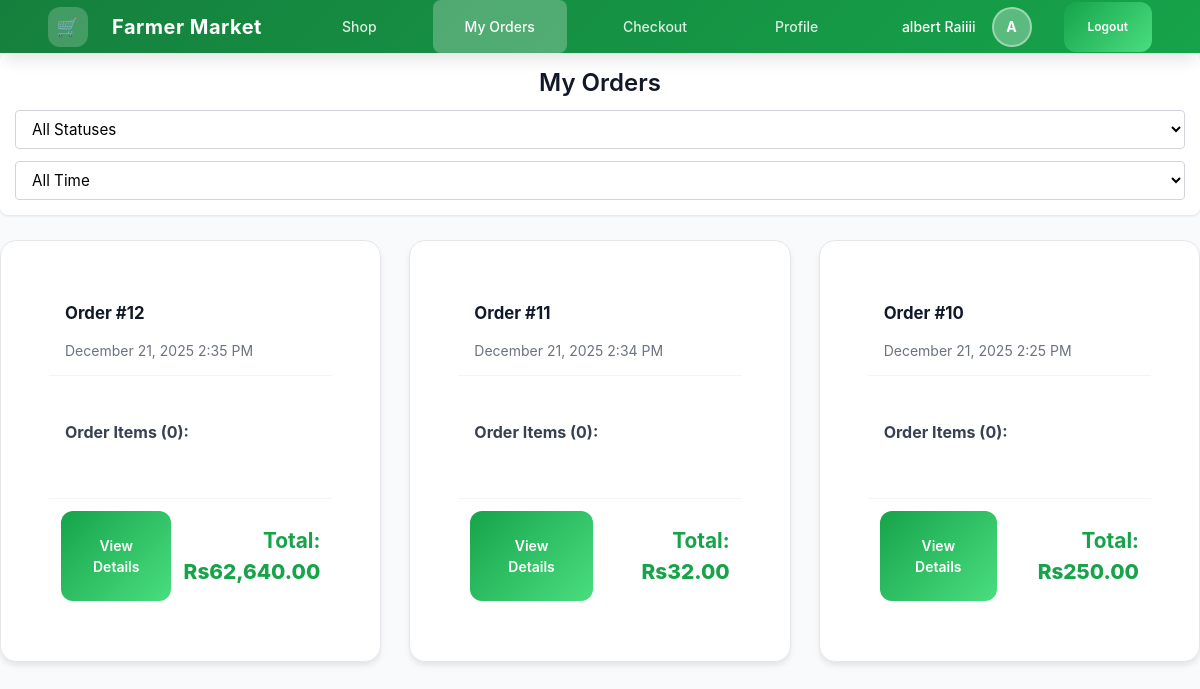
/LocalFarmerMarket2/buyer/orders.php (signed in), run on the app's committed database.
### tables this page shows
CREATE TABLE `buyer` (
  `buyer_id` int(11) NOT NULL,
  `name` varchar(100) NOT NULL,
  `contact` varchar(15) NOT NULL,
  `address` varchar(255) NOT NULL,
  `password` varchar(255) NOT NULL,
  `created_at` timestamp NOT NULL DEFAULT current_timestamp(),
  `is_active` tinyint(1) DEFAULT 1
);

CREATE TABLE `orders` (
  `order_id` int(11) NOT NULL,
  `buyer_id` int(11) DEFAULT NULL,
  `total_amount` decimal(10,2) NOT NULL,
  `order_date` datetime DEFAULT current_timestamp(),
  `status` enum('Pending','Processing','Completed','Cancelled') DEFAULT 'Pending',
  `payment_method` enum('cash_on_delivery','esewa','khalti','bank_transfer') DEFAULT 'cash_on_delivery',
  `payment_status` enum('pending','paid','failed') DEFAULT 'pending',
  `payment_reference` varchar(100) DEFAULT NULL,
  `delivery_notes` text DEFAULT NULL,
  `updated_at` timestamp NOT NULL DEFAULT current_timestamp() ON UPDATE current_timestamp(),
  `estimated_delivery_date` date DEFAULT NULL,
  `actual_delivery_date` date DEFAULT NULL,
  `tracking_number` varchar(100) DEFAULT NULL
);

### LocalFarmerMarket2/buyer/orders.php (the view, shortened to what this page needs)
<?php
require_once '../db.php';
$buyer_id = intval($_SESSION['buyer_id']);
$errors = [];
$stmt = $conn->prepare("SELECT * FROM buyer WHERE buyer_id = ?");
$stmt->bind_param("i", $buyer_id);
$stmt->execute();
$profile = $stmt->get_result()->fetch_assoc();
$status_filter = !empty($_GET['status']) ? trim($_GET['status']) : '';
$date_filter = !empty($_GET['date']) ? trim($_GET['date']) : '';
$sql = "SELECT o.*,
        (SELECT COUNT(*) FROM order_details WHERE order_id = o.order_id) as item_count
        FROM orders o
        WHERE o.buyer_id = ?";
$params = [$buyer_id];
$types = "i";
$sql .= " ORDER BY o.order_date DESC";
$orders = [];
try {
    $stmt = $conn->prepare($sql);
    if (!empty($params)) {
        $bind_names = [$types];
        for ($i = 0; $i < count($params); $i++) {
            $bind_name = 'bind' . $i;
            $bind_names[] = &$$bind_name;
        }
        if (!call_user_func_array([$stmt, 'bind_param'], $bind_names)) {
            throw new Exception("Binding parameters failed: " . $stmt->error);
        }
    }
    if (!$stmt->execute()) {
        throw new Exception("Execute failed: " . $stmt->error);
    }
    $result = $stmt->get_result();
    $orders = $result->fetch_all(MYSQLI_ASSOC);
} catch (Exception $e) {
    error_log("Database error: " . $e->getMessage());
    $errors[] = "An error occurred while fetching orders. Please try again later.";
    if (isset($stmt) && $stmt) {
        $stmt->close();
    }
}
?>
<!DOCTYPE html>
<html lang="en">
<head>
    <link rel="stylesheet" href="../assets/css/style.css">
</head>
<body>
    <?php include 'includes/header.php'; ?>
    <div class="container">
        <div class="content">
            <div class="filters">
                <div class="filters-header">
                    <h2 class="filters-title">My Orders</h2>
                </div>
                <div style="display: flex; gap: 12px; flex-wrap: wrap;">
                    <select class="select" onchange="window.location.href='orders.php?status=' + encodeURIComponent(this.value) + '&date=<?php echo urlencode($date_filter); ?>'">
                        <option value="">All Statuses</option>
                    </select>
                    <select class="select" onchange="window.location.href='orders.php?status=<?php echo urlencode($status_filter); ?>&date=' + encodeURIComponent(this.value)">
                        <option value="">All Time</option>
                    </select>
                </div>
            </div>
            <?php if (!empty($orders)): ?>
                <div class="orders-grid">
                <?php foreach ($orders as $order): ?>
                    <div class="card order-card">
                        <div class="order-header">
                            <div>
                                <h3 class="order-id">Order #<?php echo htmlspecialchars($order['order_id']); ?></h3>
                                <div class="small-muted">
                                    <?php echo date('F j, Y g:i A', strtotime($order['order_date'])); ?>
                                </div>
                            </div>
                            <span class="order-status status-<?php echo strtolower($order['status']); ?>">
                            </span>
                        </div>
                        <div class="order-items">
                            <div class="order-items-title">Order Items (<?php echo $order['item_count']; ?>):</div>
                        </div>
                        <div class="order-total">
                            <div>
                              <a href="#" class="btn primary small-btn view-order-btn" data-order-id="<?php echo $order['order_id']; ?>">View Details</a>
                            </div>
                            <div class="order-amount">Total: <span style="font-weight:800;color:var(--accent)">Rs<?php echo number_format($order['total_amount'], 2); ?></span></div>
                        </div>
                    </div>
                <?php endforeach; ?>
                </div>
            <?php endif; ?>
        </div>
    </div>
</body>
</html>

### LocalFarmerMarket2/buyer/includes/header.php (shortened to what this page needs)
<?php
$buyer_name = $profile['name'] ?? 'Buyer';
$buyer_initial = strtoupper(substr($buyer_name, 0, 1));
?>
<!doctype html>
<html lang="en">
<head>
<link rel="stylesheet" href="../assets/css/buyer.css">
</head>
<body>
<header class="header">
  <div class="brand">
    <div class="brand-icon">🛒</div>
    <span>Farmer Market</span>
  </div>
  <div class="header-nav">
    <a href="dashboard.php" class="<?php echo basename($_SERVER['PHP_SELF']) === 'dashboard.php' ? 'active' : ''; ?>">Shop</a>
    <a href="orders.php" class="<?php echo basename($_SERVER['PHP_SELF']) === 'orders.php' ? 'active' : ''; ?>">My Orders</a>
    <a href="checkout.php" class="<?php echo basename($_SERVER['PHP_SELF']) === 'checkout.php' ? 'active' : ''; ?>">Checkout</a>
    <a href="profile.php" class="<?php echo basename($_SERVER['PHP_SELF']) === 'profile.php' ? 'active' : ''; ?>">Profile</a>
  </div>
  <div class="header-right">
    <div class="user-info">
      <span><?php echo htmlspecialchars($buyer_name); ?></span>
      <div class="user-avatar"><?php echo $buyer_initial; ?></div>
    </div>
    <a href="../logout.php" class="btn small primary">Logout</a>
  </div>
</header>

### LocalFarmerMarket2/assets/css/style.css (style rules this page uses)
:root { --accent: #16a34a; --accent-dark: #15803d; --accent-light: #22c55e; --muted: #6b7280; --bg: #f8fafc; --card: #ffffff; --danger: #ef4444; --warning: #f59e0b; --info: #3b82f6; --success: #10b981; --border: #e5e7eb; --shadow: 0 6px 18px rgba(15, 23, 42, 0.08); --shadow-hover: 0 12px 28px rgba(15, 23, 42, 0.12); }
* { box-sizing: border-box; }
body { font-family: 'Inter', -apple-system, BlinkMacSystemFont, 'Segoe UI', Arial, sans-serif; background: var(--bg); margin: 0; color: #111827; line-height: 1.6; }
.header { background: linear-gradient(135deg, var(--accent-dark), var(--accent)); color: white; padding: 16px 24px; display: flex; align-items: center; justify-content: space-between; box-shadow: 0 4px 12px rgba(0, 0, 0, 0.1); position: sticky; top: 0; z-index: 100; }
.brand { font-weight: 700; font-size: 1.25rem; display: flex; align-items: center; gap: 8px; }
.header-right { display: flex; align-items: center; gap: 20px; }
.header-right span { font-weight: 500; }
.card { background: var(--card); border-radius: 16px; padding: 20px; box-shadow: var(--shadow); transition: box-shadow 0.3s; }
.card h2, .card h3, .card h4 { margin-top: 0; color: #111827; }
.card h3 { margin-bottom: 16px; }
.btn { padding: 12px 20px; border-radius: 10px; border: none; cursor: pointer; font-weight: 600; text-decoration: none; display: inline-block; font-size: 1rem; transition: all 0.2s; text-align: center; }
.small-btn { font-size: 0.875rem; padding: 8px 14px; }
.select { padding: 14px 18px; border-radius: 12px; border: 2px solid #e5e7eb; font-size: 1rem; min-width: 180px; cursor: pointer; transition: all 0.3s; background: white; }
.order-card { background: white; border-radius: 12px; padding: 20px; margin-bottom: 20px; box-shadow: var(--shadow); border-left: 4px solid var(--accent); }
.order-header { display: flex; justify-content: space-between; align-items: start; margin-bottom: 16px; padding-bottom: 16px; border-bottom: 2px solid var(--border); }
.order-items { margin: 16px 0; }
.order-items-title { font-weight: 700; margin-bottom: 10px; }
.order-total { font-size: 1.3rem; font-weight: 700; color: var(--accent); }
input[type="text"], input[type="number"], input[type="email"], input[type="password"], input[type="date"], input[type="file"], textarea, select { width: 100%; padding: 12px 16px; border: 2px solid #e5e7eb; border-radius: 10px; font-family: inherit; font-size: 1rem; transition: all 0.3s; }
.small { font-size: 0.9rem; }
.small-muted { font-size: 0.85rem; color: var(--muted); }

### LocalFarmerMarket2/assets/css/buyer.css (style rules this page uses)
.header { position: static !important; top: auto !important; padding: 0 var(--space-2xl) !important; margin: 0 !important; }
html { height: 100%; margin: 0; padding: 0; }
body { display: flex; flex-direction: column; height: 100vh; margin: 0; padding: 0; background: var(--bg-secondary); }
.brand { display: flex; align-items: center; gap: var(--space-md); font-size: var(--text-xl); font-weight: 700; }
.brand-icon { width: 40px; height: 40px; background: rgba(255, 255, 255, 0.2); border-radius: var(--radius-lg); display: flex; align-items: center; justify-content: center; font-size: var(--text-lg); }
.header-nav { display: flex; gap: var(--space-md); flex: 1; margin-left: var(--space-2xl); }
.header-nav a { color: rgba(255, 255, 255, 0.85); text-decoration: none; padding: var(--space-sm) var(--space-lg); border-radius: var(--radius-md); transition: all var(--transition-fast); font-weight: 500; font-size: var(--text-sm); }
.header-nav a.active { background: rgba(255, 255, 255, 0.25); color: white; }
.header-right { display: flex; align-items: center; gap: var(--space-lg); margin-left: auto; }
.user-info { display: flex; align-items: center; gap: var(--space-sm); font-size: var(--text-sm); }
.user-avatar { width: 40px; height: 40px; border-radius: 50%; background: rgba(255, 255, 255, 0.3); display: flex; align-items: center; justify-content: center; font-weight: 700; border: 2px solid rgba(255, 255, 255, 0.4); }
.small-muted { color: var(--gray-600); font-size: var(--text-sm); }

### data on the page
buyer: name "albert Raiiii", name "A"
orders: order_id "12", order_date "December 21, 2025 2:35 PM", item_count "0", total_amount "62,640.00"
orders: order_id "11", order_date "December 21, 2025 2:34 PM", item_count "0", total_amount "32.00"
orders: order_id "10", order_date "December 21, 2025 2:25 PM", item_count "0", total_amount "250.00"
